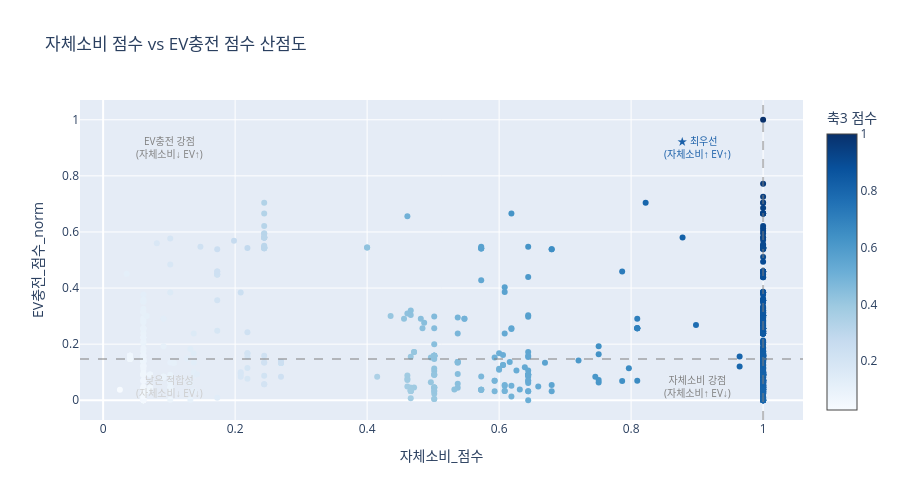

This figure's notebook cell:
### Markdown cell above
### 6.2 자체소비 vs EV충전 산점도 (4분면 분석)

- **최우선(우상단)**: 자체소비↑ + EV충전↑ → 영등포동제2공영, 잠실역, 수서역북
- **자체소비 강점(우하단)**: 24시간 노외 주차장 다수 → 자체 설비 중심
- **EV충전 강점(좌상단)**: EV 수요 높은 지역 소형 주차장
- **낮은 적합성(좌하단)**: 노상 단기 운영 → 우선순위 후순위

### Code cell
import plotly.graph_objects as go
from plotly.subplots import make_subplots

# 자체소비 vs EV충전 산점도 (4분면)
fig1 = go.Figure()

# 4분면 기준선
mid_x = df_result['자체소비_점수'].median()
mid_y = df_result['EV충전_점수_norm'].median()

colors = df_result['축3_자가소비적합성']

fig1.add_trace(go.Scatter(
    x=df_result['자체소비_점수'],
    y=df_result['EV충전_점수_norm'],
    mode='markers',
    marker=dict(
        size=6,
        color=colors,
        colorscale='Blues',
        showscale=True,
        colorbar=dict(title='축3 점수'),
    ),
    text=df_result['pklt_nm'] + '<br>자체소비: ' + df_result['자체소비_점수'].round(3).astype(str) +
         '<br>EV충전: ' + df_result['EV충전_점수_norm'].round(3).astype(str),
    hovertemplate='%{text}<extra></extra>'
))

# 기준선
fig1.add_hline(y=mid_y, line_dash='dash', line_color='gray', opacity=0.5)
fig1.add_vline(x=mid_x, line_dash='dash', line_color='gray', opacity=0.5)

# 4분면 레이블
fig1.add_annotation(x=0.9, y=0.9, text='★ 최우선<br>(자체소비↑ EV↑)', showarrow=False, font=dict(size=10, color='#1a5fa8'))
fig1.add_annotation(x=0.1, y=0.9, text='EV충전 강점<br>(자체소비↓ EV↑)', showarrow=False, font=dict(size=10, color='gray'))
fig1.add_annotation(x=0.9, y=0.05, text='자체소비 강점<br>(자체소비↑ EV↓)', showarrow=False, font=dict(size=10, color='gray'))
fig1.add_annotation(x=0.1, y=0.05, text='낮은 적합성<br>(자체소비↓ EV↓)', showarrow=False, font=dict(size=10, color='#ccc'))

fig1.update_layout(
    title='자체소비 점수 vs EV충전 점수 산점도',
    xaxis_title='자체소비_점수',
    yaxis_title='EV충전_점수_norm',
    height=500
)
fig1.show()
fig1.write_html(
    r'C:\Users\seonu\Documents\DR-project\canopy\output\figures\자체소비 vs EV충전 산점도.html'
)

### Figure 1 — Plotly figure (JSON) as saved in the notebook; plotly's stock layout.template omitted (floating-point values rounded to 4 significant figures; data arrays with more than 128 entries replaced by an {"elided": "..."} marker saying what was removed)
{"data": [{"hovertemplate": "%{text}<extra></extra>", "marker": {"color": {"elided": "742 float values"}, "colorbar": {"title": {"text": "축3 점수"}}, "colorscale": [[0, "rgb(247,251,255)"], [0.125, "rgb(222,235,247)"], [0.25, "rgb(198,219,239)"], [0.375, "rgb(158,202,225)"], [0.5, "rgb(107,174,214)"], [0.625, "rgb(66,146,198)"], [0.75, "rgb(33,113,181)"], [0.875, "rgb(8,81,156)"], [1, "rgb(8,48,107)"]], "showscale": true, "size": 6}, "mode": "markers", "text": {"elided": "742 str values"}, "type": "scatter", "x": {"elided": "742 float values"}, "y": {"elided": "742 float values"}}], "layout": {"annotations": [{"font": {"color": "#1a5fa8", "size": 10}, "showarrow": false, "text": "★ 최우선<br>(자체소비↑ EV↑)", "x": 0.9, "y": 0.9}, {"font": {"color": "gray", "size": 10}, "showarrow": false, "text": "EV충전 강점<br>(자체소비↓ EV↑)", "x": 0.1, "y": 0.9}, {"font": {"color": "gray", "size": 10}, "showarrow": false, "text": "자체소비 강점<br>(자체소비↑ EV↓)", "x": 0.9, "y": 0.05}, {"font": {"color": "#ccc", "size": 10}, "showarrow": false, "text": "낮은 적합성<br>(자체소비↓ EV↓)", "x": 0.1, "y": 0.05}], "height": 500, "shapes": [{"line": {"color": "gray", "dash": "dash"}, "opacity": 0.5, "type": "line", "x0": 0, "x1": 1, "xref": "x domain", "y0": 0.1468, "y1": 0.1468, "yref": "y"}, {"line": {"color": "gray", "dash": "dash"}, "opacity": 0.5, "type": "line", "x0": 1, "x1": 1, "xref": "x", "y0": 0, "y1": 1, "yref": "y domain"}], "title": {"text": "자체소비 점수 vs EV충전 점수 산점도"}, "xaxis": {"title": {"text": "자체소비_점수"}}, "yaxis": {"title": {"text": "EV충전_점수_norm"}}}}
